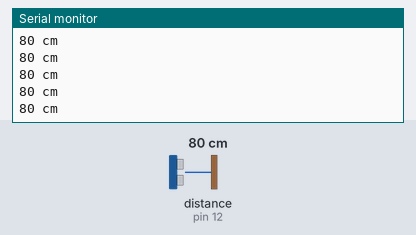
A sketch run on a simulated Arduino Uno, built with avr-gcc and run on an emulated ATmega328P. Shown: the last lines printed to the serial monitor. Wiring (inferred from the names in the program): ultrasonic range finder: trigger pin 13; echo pin 12. The inputs (shaded band) are chosen by the test bench; at power-on: distance to the obstacle (sensor on pin 12) 80 cm. The echo pulse lasts 58.3 µs per cm.

Above: at 1.2 s.
1.3 s: distance to the obstacle (sensor on pin 12) set to 2 cm
At 1.48 s:
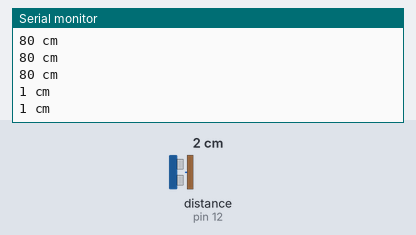
2.8 s: distance to the obstacle (sensor on pin 12) set to 4 cm
At 2.89 s:
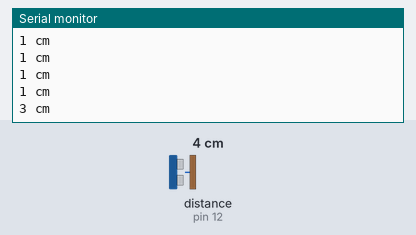
Timing chart, 0 to 5.8 s (numbered marks = the images above; inputs shaded):
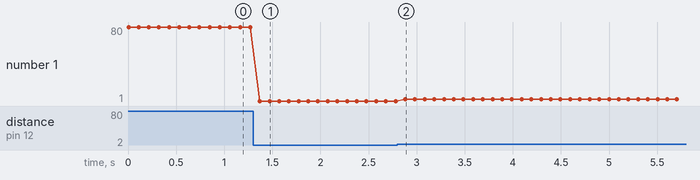

The sketch:

02_ultrasonic_test.ino
```cpp
/*
 * TEST 2 - HC-SR04 ULTRASONIC (Arduino UNO)
 * Open Serial Monitor (or Serial Plotter) at 115200.
 * Move your hand behind the car: the number must follow your hand.
 * "no echo" = nothing within 4 m, or TRIG/ECHO swapped, or no 5V.
 */
const uint8_t TRIG = 13, ECHO = 12;

void setup() {
  Serial.begin(115200);
  pinMode(TRIG, OUTPUT);
  pinMode(ECHO, INPUT);
}
void loop() {
  digitalWrite(TRIG, LOW);  delayMicroseconds(3);
  digitalWrite(TRIG, HIGH); delayMicroseconds(10);
  digitalWrite(TRIG, LOW);
  unsigned long us = pulseIn(ECHO, HIGH, 25000UL);
  if (us == 0) Serial.println("no echo");
  else { Serial.print(us / 58); Serial.println(" cm"); }
  delay(100);
}
```

Measured:
- after the input at 1.3 s, the serial monitor: prints a new line after 0.07 s (image 1)
- after the input at 2.8 s, the serial monitor: prints a new line after 0.08 s (image 2)
- plotted number 1: 80 → 1 after the input at 1.3 s, 1 → 3 after the input at 2.8 s
